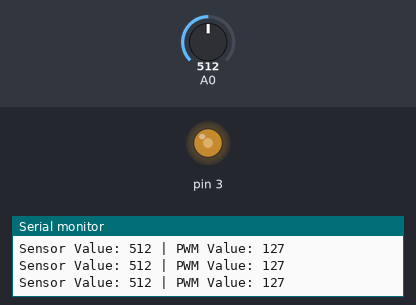
The sketch below on a simulated Arduino Uno, built with avr-gcc and run on an emulated ATmega328P. Shown: output pins drawn as LEDs (lit = HIGH), the last lines printed to the serial monitor. The test bench sets the inputs (shaded band); at power-on: A0 = 512.

Above: at 1.2 s.
1.3 s: A0 set to 716
At 2.1 s:
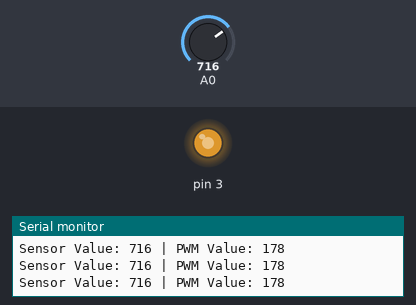
2.8 s: A0 set to 900
At 3.7 s:
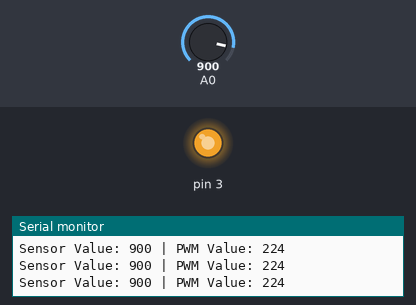
4.3 s: A0 set to 122
At 5.2 s:
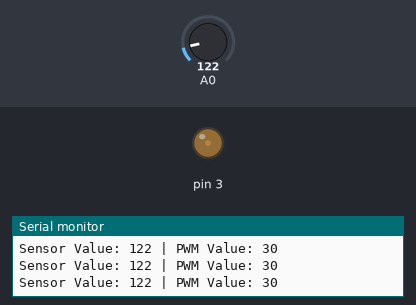
5.8 s: A0 set to 0
At 6.7 s:
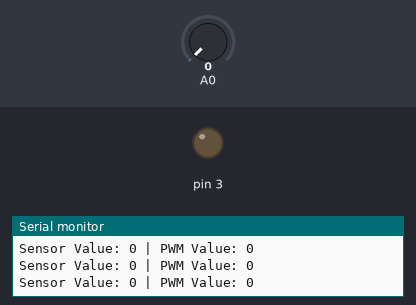
Timing chart, 0 to 8.3 s (numbered marks = the images above; inputs shaded):
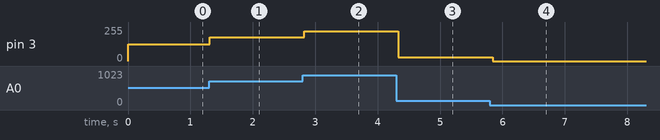

Measured:
- after the input at 1.3 s, pin 3: 127/255 → 178/255 at once
- after the input at 2.8 s, pin 3: 178/255 → 224/255 at once
- after the input at 4.3 s, pin 3: 224/255 → 30/255 at once
- after the input at 5.8 s, pin 3: 30/255 → 0/255 at once

The sketch:

list6.ino
```cpp
void setup() {
  // シリアル通信を9600ボーレートで初期化
  Serial.begin(9600);

  // 3番ピンを出力モードに設定
  pinMode(3, OUTPUT);
}

void loop() {
  // A0からアナログ値を読み取る（0から1023）
  int sensorValue = analogRead(A0);

  // センサー値を0から255にマッピング（PWMのデューティ比用）
  int pwmValue = map(sensorValue, 0, 1023, 0, 255);

  // 3番ピンにPWM信号を出力
  analogWrite(3, pwmValue);

  // センサー値とPWM値をシリアルポートに送信
  Serial.print("Sensor Value: ");
  Serial.print(sensorValue);
  Serial.print(" | PWM Value: ");
  Serial.println(pwmValue);

  // 適切な間隔をあける
  delay(100);
}
```
